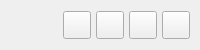
           <widget class="QFrame" name="contentTopBg">
            <property name="minimumSize">
             <size>
              <width>0</width>
              <height>50</height>
             </size>
            </property>
            <property name="maximumSize">
             <size>
              <width>16777215</width>
              <height>50</height>
             </size>
            </property>
            <property name="frameShape">
             <enum>QFrame::NoFrame</enum>
            </property>
            <layout class="QHBoxLayout" name="horizontalLayout">
             <property name="spacing">
              <number>0</number>
             </property>
             <property name="leftMargin">
              <number>0</number>
             </property>
             <property name="topMargin">
              <number>0</number>
             </property>
             <property name="rightMargin">
              <number>10</number>
             </property>
             <property name="bottomMargin">
              <number>0</number>
             </property>
             <item>
              <widget class="QFrame" name="leftBox">
               <property name="sizePolicy">
                <sizepolicy hsizetype="Expanding" vsizetype="Preferred">
                 <horstretch>0</horstretch>
                 <verstretch>0</verstretch>
                </sizepolicy>
               </property>
               <property name="frameShape">
                <enum>QFrame::NoFrame</enum>
               </property>
               <layout class="QHBoxLayout" name="horizontalLayout_3">
                <property name="spacing">
                 <number>0</number>
                </property>
                <property name="leftMargin">
                 <number>0</number>
                </property>
                <property name="topMargin">
                 <number>0</number>
                </property>
                <property name="rightMargin">
                 <number>0</number>
                </property>
                <property name="bottomMargin">
                 <number>0</number>
                </property>
                <item>
                 <widget class="QLabel" name="titleRightInfo">
                  <property name="sizePolicy">
                   <sizepolicy hsizetype="Preferred" vsizetype="Expanding">
                    <horstretch>0</horstretch>
                    <verstretch>0</verstretch>
                   </sizepolicy>
                  </property>
                  <property name="maximumSize">
                   <size>
                    <width>16777215</width>
                    <height>45</height>
                   </size>
                  </property>
                  <property name="font">
                   <font>
                    <family>Segoe UI</family>
                    <pointsize>10</pointsize>
                    <weight>50</weight>
                    <italic>false</italic>
                    <bold>false</bold>
                   </font>
                  </property>
                  <property name="text">
                   <string/>
                  </property>
                 </widget>
                </item>
               </layout>
              </widget>
             </item>
             <item>
              <widget class="QFrame" name="rightButtons">
               <property name="minimumSize">
                <size>
                 <width>0</width>
                 <height>28</height>
                </size>
               </property>
               <property name="frameShape">
                <enum>QFrame::NoFrame</enum>
               </property>
               <layout class="QHBoxLayout" name="horizontalLayout_2">
                <property name="spacing">
                 <number>5</number>
                </property>
                <property name="leftMargin">
                 <number>0</number>
                </property>
                <property name="topMargin">
                 <number>0</number>
                </property>
                <property name="rightMargin">
                 <number>0</number>
                </property>
                <property name="bottomMargin">
                 <number>0</number>
                </property>
                <item>
                 <widget class="QPushButton" name="settingsTopBtn">
                  <property name="minimumSize">
                   <size>
                    <width>28</width>
                    <height>28</height>
                   </size>
                  </property>
                  <property name="maximumSize">
                   <size>
                    <width>28</width>
                    <height>28</height>
                   </size>
                  </property>
                  <property name="cursor">
                   <cursorShape>PointingHandCursor</cursorShape>
                  </property>
                  <property name="toolTip">
                   <string>Settings</string>
                  </property>
                  <property name="text">
                   <string/>
                  </property>
                  <property name="icon">
                   <iconset>
                    <normaloff>:/icons/images/icons/icon_settings.png</normaloff>:/icons/images/icons/icon_settings.png</iconset>
                  </property>
                  <property name="iconSize">
                   <size>
                    <width>20</width>
                    <height>20</height>
                   </size>
                  </property>
                 </widget>
                </item>
                <item>
                 <widget class="QPushButton" name="minimizeAppBtn">
                  <property name="minimumSize">
                   <size>
                    <width>28</width>
                    <height>28</height>
                   </size>
                  </property>
                  <property name="maximumSize">
                   <size>
                    <width>28</width>
                    <height>28</height>
                   </size>
                  </property>
                  <property name="cursor">
                   <cursorShape>PointingHandCursor</cursorShape>
                  </property>
                  <property name="toolTip">
                   <string>Minimize</string>
                  </property>
                  <property name="text">
                   <string/>
                  </property>
                  <property name="icon">
                   <iconset>
                    <normaloff>:/icons/images/icons/icon_minimize.png</normaloff>:/icons/images/icons/icon_minimize.png</iconset>
                  </property>
                  <property name="iconSize">
                   <size>
                    <width>20</width>
                    <height>20</height>
                   </size>
                  </property>
                 </widget>
                </item>
                <item>
                 <widget class="QPushButton" name="maximizeRestoreAppBtn">
                  <property name="minimumSize">
                   <size>
                    <width>28</width>
                    <height>28</height>
                   </size>
                  </property>
                  <property name="maximumSize">
                   <size>
                    <width>28</width>
                    <height>28</height>
                   </size>
                  </property>
                  <property name="font">
                   <font>
                    <family>Segoe UI</family>
                    <pointsize>10</pointsize>
                    <weight>50</weight>
                    <italic>false</italic>
                    <bold>false</bold>
                    <stylestrategy>PreferDefault</stylestrategy>
                   </font>
                  </property>
                  <property name="cursor">
                   <cursorShape>PointingHandCursor</cursorShape>
                  </property>
                  <property name="toolTip">
                   <string>Maximize</string>
                  </property>
                  <property name="text">
                   <string/>
                  </property>
                  <property name="icon">
                   <iconset>
                    <normaloff>:/icons/images/icons/icon_maximize.png</normaloff>:/icons/images/icons/icon_maximize.png</iconset>
                  </property>
                  <property name="iconSize">
                   <size>
                    <width>20</width>
                    <height>20</height>
                   </size>
                  </property>
                 </widget>
                </item>
                <item>
                 <widget class="QPushButton" name="closeAppBtn">
                  <property name="minimumSize">
                   <size>
                    <width>28</width>
                    <height>28</height>
                   </size>
                  </property>
                  <property name="maximumSize">
                   <size>
                    <width>28</width>
                    <height>28</height>
                   </size>
                  </property>
                  <property name="cursor">
                   <cursorShape>PointingHandCursor</cursorShape>
                  </property>
                  <property name="toolTip">
                   <string>Close</string>
                  </property>
                  <property name="text">
                   <string/>
                  </property>
                  <property name="icon">
                   <iconset>
                    <normaloff>:/icons/images/icons/icon_close.png</normaloff>:/icons/images/icons/icon_close.png</iconset>
                  </property>
                  <property name="iconSize">
                   <size>
                    <width>20</width>
                    <height>20</height>
                   </size>
                  </property>
                 </widget>
                </item>
               </layout>
              </widget>
             </item>
            </layout>
           </widget>
